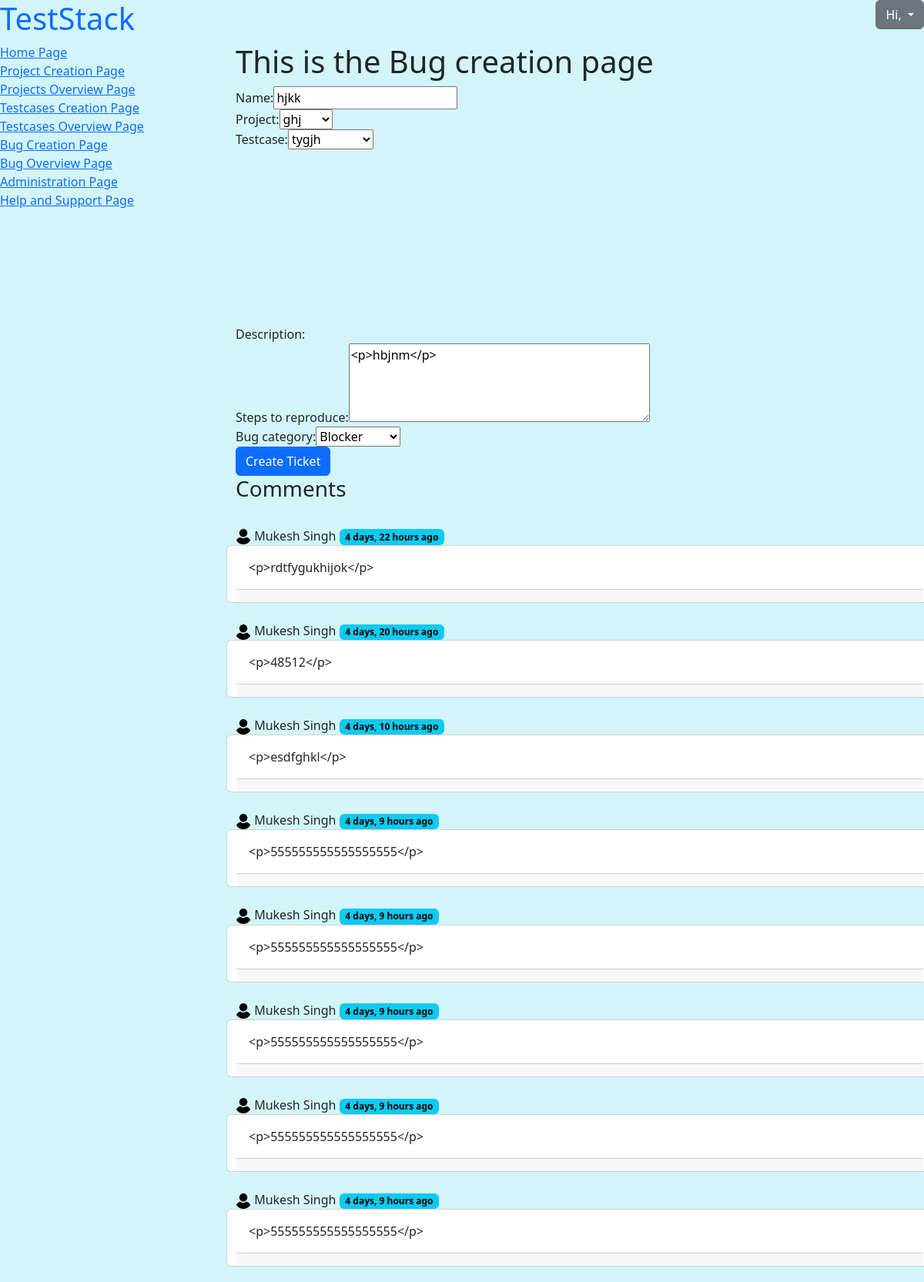
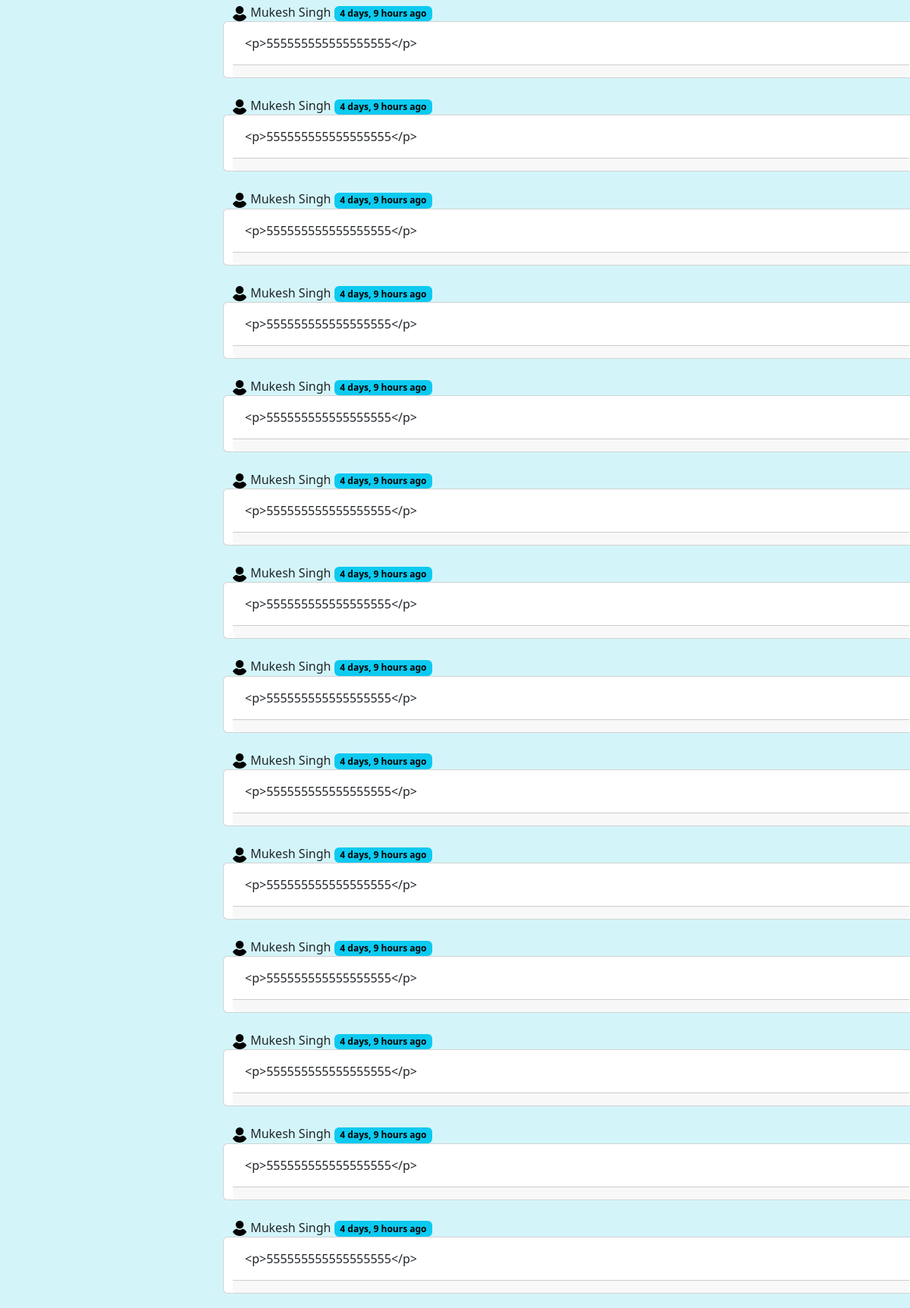
The page /teststack/bug/3/ (upper part) on the database its author committed (2 pictures, top to bottom).
### teststack/models.py (models this page shows, shortened)
class Bug(models.Model):
    name = models.CharField(max_length=100)
    project = models.ForeignKey(Project, on_delete=models.SET_NULL, null=True)
    testcase = models.ForeignKey(TestCase, on_delete=models.SET_NULL, null=True)
    description = HTMLField()
    steps_to_reproduce = models.TextField()
    created_at = models.DateTimeField(auto_now_add=True)
    updated_at = models.DateTimeField(auto_now=True)
    created_by = models.ForeignKey(User, on_delete=models.SET_NULL, null=True)
    BugCategory = [
        ('Critical', 'Critical'),
        ('Blocker', 'Blocker'),
        ('Non Critical', 'Non Critical'),
        ('Undecided', 'Undecided'),
    ]
    bug_category = models.CharField(max_length = 50, choices = BugCategory, default = 'Undecided')

class BugComments(models.Model):
    sno = models.AutoField(primary_key=True)
    user = models.ForeignKey(User, on_delete=models.CASCADE)
    comment = HTMLField()
    bug = models.ForeignKey(Bug, on_delete=models.CASCADE)
    parent = models.ForeignKey('self', on_delete=models.CASCADE, null=True, blank=True)
    created_at = models.DateTimeField(auto_now_add=True)
    updated_at =models.DateTimeField(auto_now=True)

### teststack/views.py (the view, shortened to what this page needs)
# urls.py: path('bug/<int:pk>/', views.BugEditView.as_view(), name='bugeditingpage'),
class BugEditView(View):
   def get(self, request, pk):
        inst=Bug.objects.get(id=pk)
        print(request.META.get('REMOTE_ADDR'))
        form = BugForm(instance=inst)
        commentform = BugCommentsForm()
        comments = BugComments.objects.filter(bug=inst)
        return render(request, 'bugcreationpage.html', {'form':form, 'comments':comments, 'commentform': commentform})

### teststack/forms.py
class BugForm(forms.ModelForm):
    def __init__(self, *args, **kwargs):
        super().__init__(*args, **kwargs)
        self.fields['description'].widget.attrs.update({'class': 'htmlfield'})
        self.fields['project'].required = False
        self.fields['testcase'].required = False
    class Meta:
        model = Bug
        fields = ['name','project','testcase','description','steps_to_reproduce','bug_category']
        widgets =   {
                        'steps_to_reproduce':forms.Textarea(attrs={'rows':4}),
                    }
    created_at = models.DateTimeField(auto_now_add=True)
    updated_at = models.DateTimeField(auto_now=True)

class BugCommentsForm(forms.ModelForm):
    def __init__(self, *args, **kwargs):
        super().__init__(*args, **kwargs)
        self.fields['comment'].widget.attrs.update({'class': 'htmlfield'})
    class Meta:
        model = BugComments
        fields = ['user', 'comment', 'bug', 'parent']

### teststack/models.py (called while the page is built)
    def __str__(self):
        return self.name

    def __str__(self):
        return self.name

### teststack/templates/bugcreationpage.html (shortened to what this page needs)
{% extends "base.html" %}
{% load static %}
{% load humanize %}
{% block body_content %}
<h1>This is the Bug creation page</h1>
<form method="POST" action="" enctype="multipart/form-data">
    {% for field in form %}
        {{field.label_tag}}{{field}}<br>
    {% endfor %}
    <input type="submit" class='btn btn-primary' value="Create Ticket">
</form>
<h3>
    Comments
</h3>
{% for comment in comments %}
    <br>
    <div class="row" id="comment_id_{{comment.sno}}">
        <div class="row">
            <div>
                <img src="{% static 'images/user_icon.png' %}" width="20" height="20">
                <span>{{comment.user.get_full_name}}</span>
                <span class="badge text-bg-info">{{comment.created_at | naturaltime}}</span><br>
            </div>
        </div>
        <div class="card">
            <div class="card-body">
                <div>
                    {{comment.comment}}
                </div>
            </div>
            <div class="card-footer">
            </div>
        </div>
    </div>
{% endfor %}
{% endblock %}

### teststack/templates/base.html (shortened to what this page needs)
{% load static %}
<!doctype html>
<html lang="en">
<head>
  <link href="/static/css/bootstrap_min.css" rel="stylesheet">
  <link href="/static/css/dataTables_min.css" rel="stylesheet">
</head>
<body style="background-color:#D3F5F9;">
  <div class="row">
    <div class="col-6">
      <h1 class="text-primary">TestStack</h1>
    </div>
    <div class="col-6">
      <div class="dropdown" style="float:right;">
        <a class="btn btn-secondary dropdown-toggle" role="button" href="#" data-bs-toggle="dropdown"
          aria-expanded="false">
          Hi,
        </a>
      </div>
    </div>
    <div class="container-fluid">
      <div class="row">
        <div class="col-3">
          <a href={% url 'homepage' %}> Home Page</a><br>
          <a href={% url 'projectcreationpage' %}> Project Creation Page</a><br>
          <a href={% url 'projectoverviewpage' %}> Projects Overview Page</a><br>
          <a href={% url 'testcasecreationpage' %}> Testcases Creation Page</a><br>
          <a href={% url 'testcaseoverviewpage' %}> Testcases Overview Page</a><br>
          <a href={% url 'bugcreationpage' %}> Bug Creation Page</a><br>
          <a href={% url 'bugoverviewpage' %}> Bug Overview Page</a><br>
          <a href={% url 'administrationpage' %}> Administration Page</a><br>
          <a href={% url 'helpandsupportpage' %}> Help and Support Page</a><br>
        </div>
        <div class="col-9">
          {% block body_content %}{% endblock %}
        </div>
      </div>
    </div>
</body>
</html>

### teststack/static/css/dataTables_min.css (style rules this page uses)
:root { --dt-row-selected: 13, 110, 253;--dt-row-selected-text: 255, 255, 255;--dt-row-selected-link: 9, 10, 11 }

### rows shown on the page
Bug: form "hjkk" "ghj" "tygjh" "<p>hbjnm</p>" "Blocker"
BugComments: user.get_full_name "Mukesh Singh", created_at "4 days, 22 hours ago", comment "<p>rdtfygukhijok</p>"
BugComments: user.get_full_name "Mukesh Singh", created_at "4 days, 20 hours ago", comment "<p>48512</p>"
BugComments: user.get_full_name "Mukesh Singh", created_at "4 days, 10 hours ago", comment "<p>esdfghkl</p>"
BugComments: user.get_full_name "Mukesh Singh", created_at "4 days, 9 hours ago", comment "<p>555555555555555555</p>"
BugComments: user.get_full_name "Mukesh Singh", created_at "4 days, 9 hours ago", comment "<p>555555555555555555</p>"
BugComments: user.get_full_name "Mukesh Singh", created_at "4 days, 9 hours ago", comment "<p>555555555555555555</p>"
BugComments: user.get_full_name "Mukesh Singh", created_at "4 days, 9 hours ago", comment "<p>555555555555555555</p>"
BugComments: user.get_full_name "Mukesh Singh", created_at "4 days, 9 hours ago", comment "<p>555555555555555555</p>"
BugComments: user.get_full_name "Mukesh Singh", created_at "4 days, 9 hours ago", comment "<p>555555555555555555</p>"
BugComments: user.get_full_name "Mukesh Singh", created_at "4 days, 9 hours ago", comment "<p>555555555555555555</p>"
BugComments: user.get_full_name "Mukesh Singh", created_at "4 days, 9 hours ago", comment "<p>555555555555555555</p>"
BugComments: user.get_full_name "Mukesh Singh", created_at "4 days, 9 hours ago", comment "<p>555555555555555555</p>"
BugComments: user.get_full_name "Mukesh Singh", created_at "4 days, 9 hours ago", comment "<p>555555555555555555</p>"
BugComments: user.get_full_name "Mukesh Singh", created_at "4 days, 9 hours ago", comment "<p>555555555555555555</p>"
BugComments: user.get_full_name "Mukesh Singh", created_at "4 days, 9 hours ago", comment "<p>555555555555555555</p>"
BugComments: user.get_full_name "Mukesh Singh", created_at "4 days, 9 hours ago", comment "<p>555555555555555555</p>"
BugComments: user.get_full_name "Mukesh Singh", created_at "4 days, 9 hours ago", comment "<p>555555555555555555</p>"
BugComments: user.get_full_name "Mukesh Singh", created_at "4 days, 9 hours ago", comment "<p>555555555555555555</p>"
BugComments: user.get_full_name "Mukesh Singh", created_at "4 days, 9 hours ago", comment "<p>555555555555555555</p>"
BugComments: user.get_full_name "Mukesh Singh", created_at "4 days, 9 hours ago", comment "<p>555555555555555555</p>"
BugComments: user.get_full_name "Mukesh Singh", created_at "4 days, 9 hours ago", comment "<p>555555555555555555</p>"
BugComments: user.get_full_name "Mukesh Singh", created_at "4 days, 9 hours ago", comment "<p>555555555555555555</p>"

### other values the page prints
{{ field.label_tag }} "Name:" "Project:" "Testcase:" "Description:" "Steps to reproduce:" "Bug category:"
